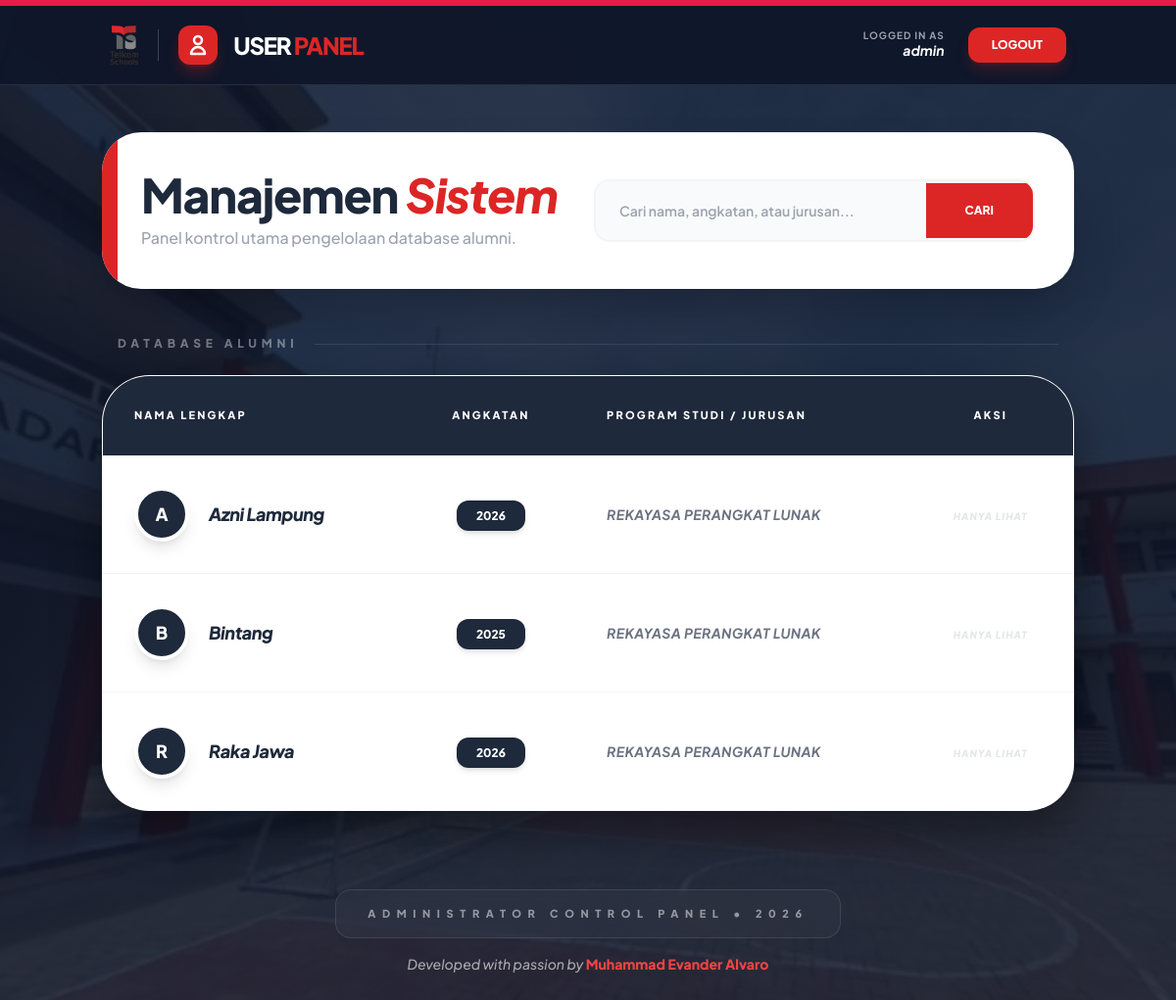
Screenshot of /dashboard_user.php (signed in) with the database file from the repository.
### tables this page shows
CREATE TABLE `alumni` (
  `id_alumni` int NOT NULL,
  `nama` varchar(50) NOT NULL,
  `angkatan` int NOT NULL,
  `jurusan` varchar(50) NOT NULL
);

### dashboard_user.php (the view, shortened to what this page needs)
<?php
include 'koneksi.php';
$id_saya    = $_SESSION['id_alumni'] ?? null;
$nama_saya  = $_SESSION['nama'] ?? "User";
$keyword = "";
$query = "SELECT * FROM alumni";
$query .= " ORDER BY nama ASC";
$data = mysqli_query($koneksi, $query);
?>
<!DOCTYPE html>
<html lang="id">
<head>
    <script src="https://cdn.tailwindcss.com"></script>
</head>
<body class="bg-custom antialiased border-accent">
    <nav class="bg-[#0f172a]/95 backdrop-blur-lg border-b border-white/10 sticky top-0 z-50">
        <div class="container mx-auto px-6 h-20 flex justify-between items-center">
            <div class="flex items-center gap-4">
                <img src="logo.png" alt="Logo Telkom" class="h-10 w-auto object-contain">
                <div class="bg-red-600 p-2 rounded-xl shadow-lg shadow-red-600/30">
                    <svg class="w-6 h-6 text-white" fill="none" stroke="currentColor" viewBox="0 0 24 24">
                        <path stroke-linecap="round" stroke-linejoin="round" stroke-width="2.5" d="M16 7a4 4 0 11-8 0 4 4 0 018 0zM12 14a7 7 0 00-7 7h14a7 7 0 00-7-7z"></path>
                    </svg>
                </div>
                <h2 class="text-white font-extrabold text-2xl tracking-tighter uppercase">
                    USER <span class="text-red-600">PANEL</span>
                </h2>
            </div>
            <div class="flex items-center gap-6">
                <div class="text-right hidden sm:block">
                    <p class="text-gray-400 text-[10px] uppercase font-bold tracking-widest leading-none">Logged in as</p>
                    <p class="text-white font-bold italic text-sm"><?= htmlspecialchars($nama_saya); ?></p>
                </div>
                <a href="logout.php" class="bg-red-600 text-white px-6 py-2.5 rounded-xl text-xs font-black uppercase hover:bg-red-700 transition-all shadow-lg shadow-red-600/20 active:scale-95">
                    Logout
                </a>
            </div>
        </div>
    </nav>
    <main class="container mx-auto px-4 py-12">
        <div class="bg-white rounded-[2.5rem] p-10 mb-12 shadow-2xl flex flex-col md:flex-row justify-between items-center relative overflow-hidden">
            <div class="absolute left-0 top-0 bottom-0 w-4 bg-red-600"></div>
            <div class="mb-8 md:mb-0">
                <h1 class="text-5xl font-extrabold text-[#1e293b] tracking-tight">
                    Manajemen <span class="text-red-600 italic">Sistem</span>
                </h1>
                <p class="text-gray-400 text-base mt-2 font-medium">Panel kontrol utama pengelolaan database alumni.</p>
            </div>
            <div class="w-full md:w-auto">
                <form action="" method="GET" class="flex items-center bg-gray-50 rounded-2xl border-2 border-gray-100 overflow-hidden md:w-[450px] focus-within:border-red-500 transition-all">
                    <input type="text" name="cari" value="<?= htmlspecialchars($keyword); ?>" placeholder="Cari nama, angkatan, atau jurusan..."
                        class="flex-1 px-6 py-5 bg-transparent outline-none text-sm font-semibold text-gray-700">
                    <button type="submit" class="bg-red-600 text-white px-10 py-5 text-xs font-black uppercase hover:bg-red-700 transition-all active:bg-red-800">
                        Cari
                    </button>
                </form>
            </div>
        </div>
        <div class="mb-6 flex items-center gap-4 px-4">
             <span class="flex-none text-white/40 text-xs font-black uppercase tracking-[0.4em]">Database Alumni</span>
             <div class="h-[1px] w-full bg-white/10"></div>
        </div>
        <div class="bg-white rounded-[3rem] overflow-hidden shadow-[0_20px_50px_rgba(0,0,0,0.4)] border border-white/20">
            <table class="w-full text-left border-collapse">
                <thead class="bg-[#1e293b] text-white">
                    <tr>
                        <th class="p-8 text-[11px] uppercase font-black tracking-[0.2em]">Nama Lengkap</th>
                        <th class="p-8 text-[11px] uppercase font-black tracking-[0.2em] text-center">Angkatan</th>
                        <th class="p-8 text-[11px] uppercase font-black tracking-[0.2em]">Program Studi / Jurusan</th>
                        <th class="p-8 text-[11px] uppercase font-black tracking-[0.2em] text-center">Aksi</th>
                    </tr>
                </thead>
                <tbody class="divide-y divide-gray-100">
                    <?php if (mysqli_num_rows($data) > 0): ?>
                        <?php while ($row = mysqli_fetch_assoc($data)):
                            $is_my_data = ($id_saya && $row['id_alumni'] == $id_saya);
                            $initial = strtoupper(substr($row['nama'], 0, 1));
                            $foto_profil = $row['foto'];
                            $path_foto = 'uploads/' . $foto_profil;
                        ?>
                        <tr class="row-hover transition-all">
                            <td class="p-8">
                                <div class="flex items-center gap-5">
                                    <div class="relative">
                                        <?php if (!empty($foto_profil) && file_exists($path_foto)): ?>
                                            <div class="h-14 w-14 rounded-full p-1 border-2 <?= $is_my_data ? 'border-red-600' : 'border-gray-200' ?> shadow-inner overflow-hidden">
                                                <img src="<?= $path_foto ?>" class="h-full w-full rounded-full object-cover" alt="Avatar">
                                            </div>
                                        <?php else: ?>
                                            <div class="h-14 w-14 rounded-full <?= $is_my_data ? 'bg-red-600' : 'bg-[#1e293b]' ?> text-white flex items-center justify-center font-black text-lg shadow-lg border-4 border-white">
                                                <?= $initial; ?>
                                            </div>
                                        <?php endif; ?>
                                    </div>
                                    <span class="font-extrabold italic text-lg tracking-tight <?= $is_my_data ? 'text-red-600' : 'text-[#1e293b]'; ?>">
                                        <?= htmlspecialchars($row['nama']); ?>
                                    </span>
                                </div>
                            </td>
                            <td class="p-8 text-center">
                                <span class="bg-[#1e293b] text-white text-[12px] font-black px-5 py-2 rounded-xl shadow-md">
                                    <?= htmlspecialchars($row['angkatan']); ?>
                                </span>
                            </td>
                            <td class="p-8">
                                <p class="text-sm italic font-bold text-gray-500 tracking-wide uppercase">
                                    <?= htmlspecialchars($row['jurusan']); ?>
                                </p>
                            </td>
                            <td class="p-8 text-center">
                                <?php if($is_my_data): ?>
                                    <a href="edit.php?id=<?= $row['id_alumni']; ?>" class="inline-block bg-red-600 text-white px-8 py-2.5 rounded-xl text-[11px] font-black uppercase hover:bg-red-700 transition-all shadow-lg shadow-red-600/30 hover:-translate-y-0.5">
                                        Edit Profil
                                    </a>
                                <?php else: ?>
                                    <span class="text-gray-300 text-[10px] font-black uppercase italic tracking-widest opacity-60">Hanya Lihat</span>
                                <?php endif; ?>
                            </td>
                        </tr>
                        <?php endwhile; ?>
                    <?php endif; ?>
                </tbody>
            </table>
        </div>
        <footer class="mt-20 text-center">
            <div class="inline-block glass px-8 py-4 rounded-2xl mb-4">
                <p class="text-[11px] text-white/50 uppercase tracking-[0.6em] font-black">
                    Administrator Control Panel • 2026
                </p>
            </div>
            <p class="text-sm text-white/60 font-medium italic">
                Developed with passion by <span class="text-red-500 font-black not-italic">Muhammad Evander Alvaro</span>
            </p>
        </footer>
    </main>
</body>
</html>

### dashboard_user.php (style rules this page uses)
body { font-family: 'Plus Jakarta Sans', sans-serif; }
.bg-custom { background: linear-gradient(rgba(15, 23, 42, 0.85), rgba(15, 23, 42, 0.85)), url('background.jpg'); background-size: cover; background-position: center; background-attachment: fixed; min-height: 100vh; }
.border-accent { border-top: 6px solid #e11d48; border-bottom: 6px solid #e11d48; }
.glass { background: rgba(255, 255, 255, 0.03); backdrop-filter: blur(10px); border: 1px solid rgba(255, 255, 255, 0.1); }

### rows the page displays
alumni: nama "A", nama "Azni Lampung", angkatan "2026", jurusan "REKAYASA PERANGKAT LUNAK"
alumni: nama "B", nama "Bintang", angkatan "2025", jurusan "REKAYASA PERANGKAT LUNAK"
alumni: nama "R", nama "Raka Jawa", angkatan "2026", jurusan "REKAYASA PERANGKAT LUNAK"

### other values shown
$nama_saya "admin"
